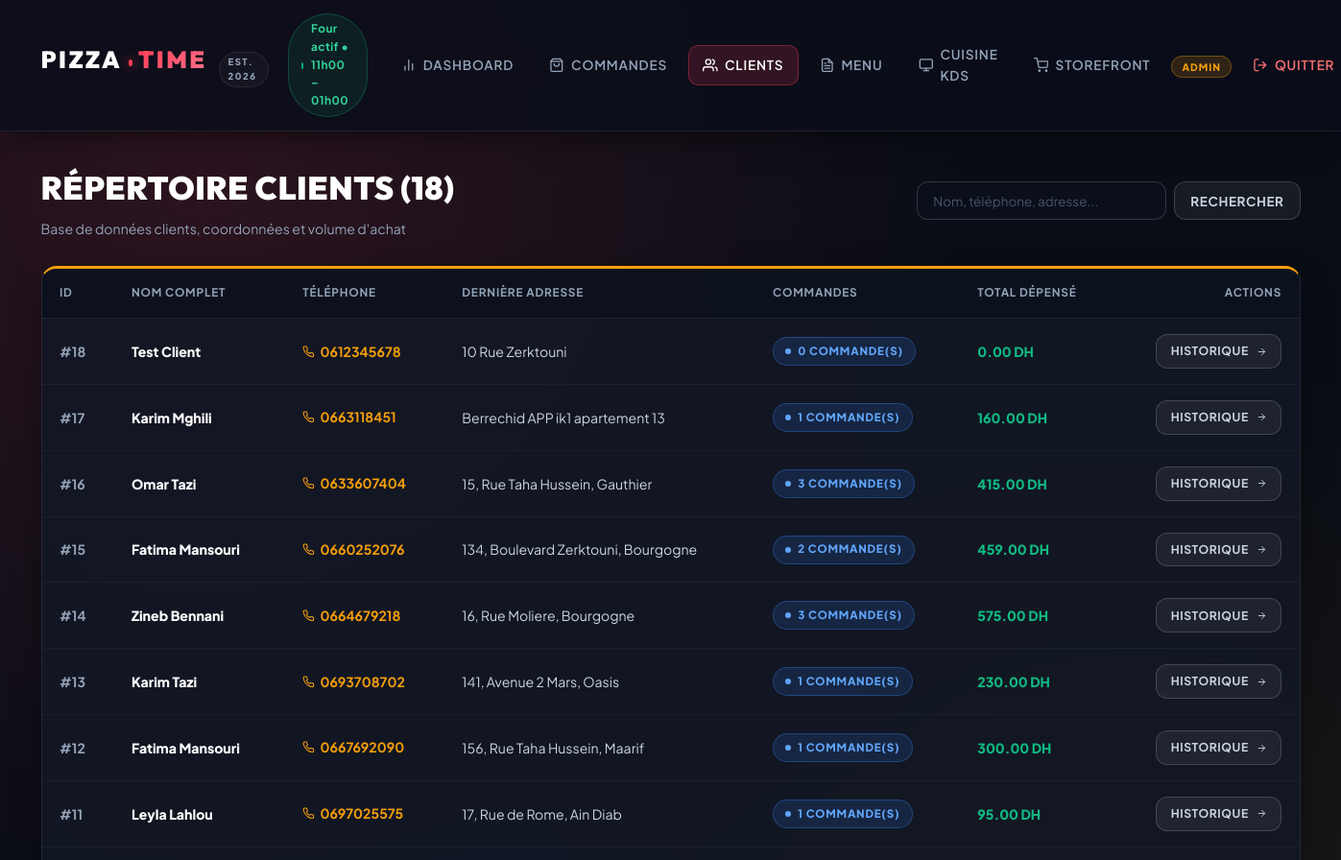
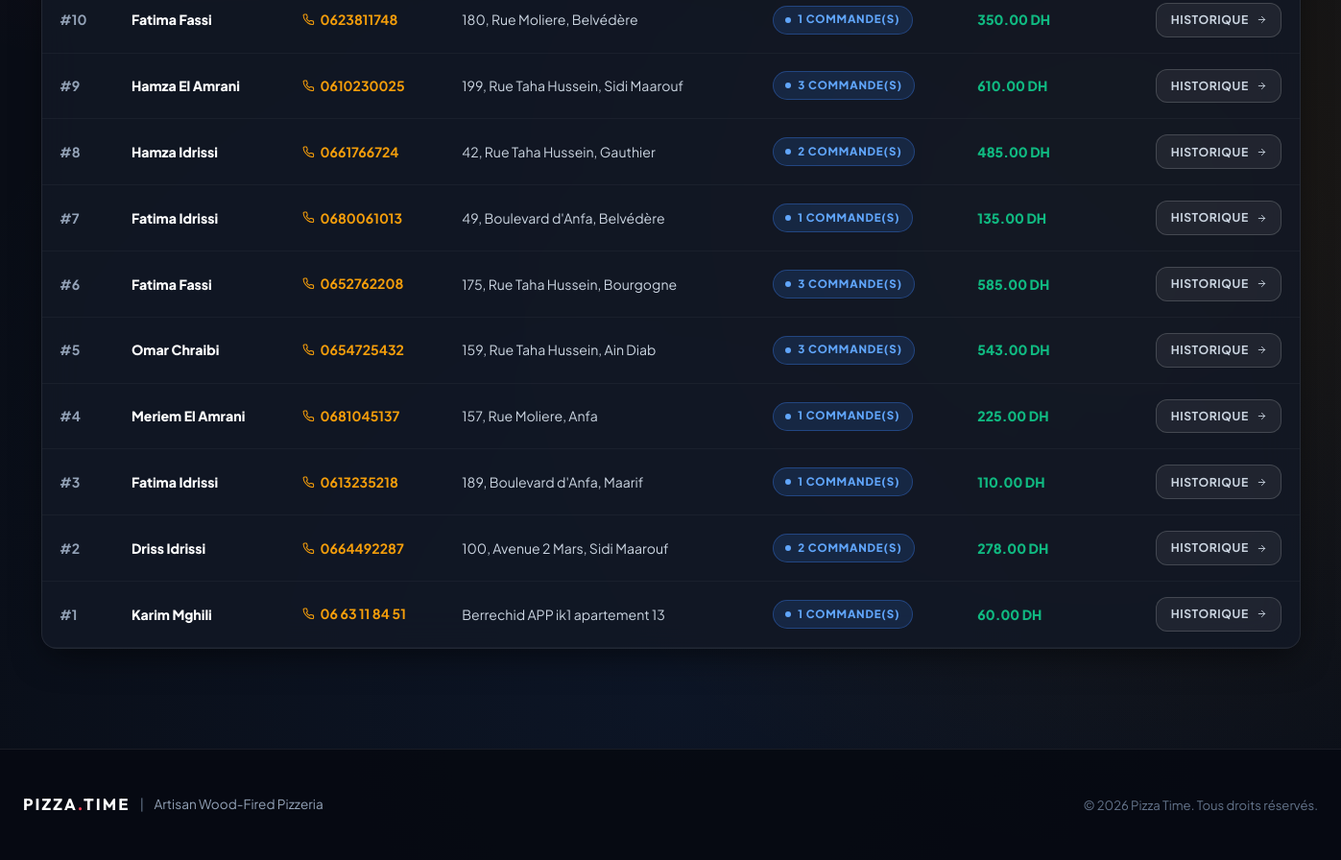
The app's page /admin/clients (signed in) with its own data (2 pictures, top to bottom).
### models.py (models this page shows, shortened)
class Client(db.Model):
    id = db.Column(db.Integer, primary_key=True)
    user_id = db.Column(db.Integer, db.ForeignKey('user.id'), nullable=False)
    full_name = db.Column(db.String(100))
    phone = db.Column(db.String(20))
    address = db.Column(db.String(200))
    orders = db.relationship('Commande', backref='client', lazy=True, order_by='Commande.created_at.desc()')
    @property
    def total_spent(self):
        return sum(o.total_price for o in self.orders if o.status != 'Cancelled')

class Commande(db.Model):
    id = db.Column(db.Integer, primary_key=True)
    client_id = db.Column(db.Integer, db.ForeignKey('client.id'), nullable=False)
    status = db.Column(db.String(20), default='New')  # 'New', 'Confirmed', 'Preparing', 'Done', 'Cancelled'
    order_type = db.Column(db.String(20))  # 'Delivery', 'Pickup'
    total_price = db.Column(db.Float, nullable=False)
    created_at = db.Column(db.DateTime, default=datetime.utcnow)
    items = db.relationship('OrderItem', backref='commande', lazy=True, cascade='all, delete-orphan')
    payment = db.relationship('Paiement', backref='commande', uselist=False, cascade='all, delete-orphan')
    delivery_info = db.relationship('PizzaLivraison', backref='commande', uselist=False, cascade='all, delete-orphan')
    facture = db.relationship('Facture', backref='commande', uselist=False, cascade='all, delete-orphan')

### app.py (the view, shortened to what this page needs)
@app.route('/admin/clients')
@login_required
def admin_clients():
    if current_user.role != 'admin':
        return "Accès refusé", 403
    search_query = request.args.get('q', '').strip()
    query = Client.query
    clients = query.order_by(Client.id.desc()).all()
    return render_template('admin/clients.html', clients=clients, search_query=search_query)

### app.py (called while the page is built)
@login_manager.user_loader
def load_user(user_id):
    try:
        return db.session.get(User, int(user_id))
    except (ValueError, TypeError):
        return None

### templates/admin/clients.html (shortened to what this page needs)
{% extends "base.html" %}
{% block content %}
<div style="display: flex; justify-content: space-between; align-items: center; margin-bottom: 1.75rem; flex-wrap: wrap; gap: 1rem;">
    <div>
        <h1 style="margin: 0; text-align: left; font-size: 2.1rem; letter-spacing: 0.5px;">Répertoire Clients ({{ clients|length }})</h1>
        <p style="margin: 0.25rem 0 0; color: var(--text-muted); font-size: 0.88rem;">Base de données clients, coordonnées et volume d'achat</p>
    </div>
    <form method="GET" action="{{ url_for('admin_clients') }}" style="display: flex; gap: 0.5rem;">
        <input type="search" name="q" value="{{ search_query or '' }}" class="search-input" placeholder="Nom, téléphone, adresse..." style="width: 260px; padding: 0.65rem 1rem; font-size: 0.84rem;">
        <button type="submit" class="btn-secondary" style="padding: 0.65rem 1rem;">Rechercher</button>
    </form>
</div>
<div class="card" style="padding: 0; overflow: hidden; border-top: 3px solid var(--accent-color);">
    <div style="overflow-x: auto;">
        <table class="data-table">
            <thead>
                <tr>
                    <th>ID</th>
                    <th>Nom Complet</th>
                    <th>Téléphone</th>
                    <th>Dernière Adresse</th>
                    <th>Commandes</th>
                    <th>Total Dépensé</th>
                    <th style="text-align: right;">Actions</th>
                </tr>
            </thead>
            <tbody>
                {% for client in clients %}
                <tr>
                    <td style="color: var(--text-muted); font-weight: 700;">#{{ client.id }}</td>
                    <td style="font-weight: 800; color: #fff;">{{ client.full_name }}</td>
                    <td>
                        <a href="tel:{{ client.phone }}" style="color: var(--accent-color); text-decoration: none; font-weight: 700; display: inline-flex; align-items: center; gap: 0.35rem;">
                            <span>{{ client.phone }}</span>
                        </a>
                    </td>
                    <td style="color: #cbd5e1;">{{ client.address if client.address else 'À emporter uniquement' }}</td>
                    <td>
                        <span class="status-badge status-Confirmed">{{ client.orders|length }} commande(s)</span>
                    </td>
                    <td style="font-weight: 800; color: var(--success);">
                        {{ "%.2f"|format(client.total_spent) }} DH
                    </td>
                    <td style="text-align: right;">
                        <a href="{{ url_for('admin_orders', client_id=client.id) }}" class="btn btn-secondary" style="padding: 0.45rem 0.9rem; font-size: 0.76rem;">
                            <span>Historique</span>
                            <svg class="icon icon-sm" viewBox="0 0 24 24"><line x1="5" y1="12" x2="19" y2="12"></line><polyline points="12 5 19 12 12 19"></polyline></svg>
                        </a>
                    </td>
                </tr>
                {% else %}
                <tr>
                    <td colspan="7" style="text-align: center; padding: 2.5rem; color: var(--text-muted);">Aucun client enregistré.</td>
                </tr>
                {% endfor %}
            </tbody>
        </table>
    </div>
</div>
{% endblock %}

### records on screen
Client: id "18", full_name "Test Client", phone "0612345678", address "10 Rue Zerktouni", orders|length "0", total_spent "0.00"
Client: id "17", full_name "Karim Mghili", phone "0663118451", address "Berrechid APP ik1 apartement 13", orders|length "1"
Commande: total_spent "160.00"
Client: id "16", full_name "Omar Tazi", phone "0633607404", address "15, Rue Taha Hussein, Gauthier", orders|length "3"
Commande: total_spent "415.00"
Client: id "15", full_name "Fatima Mansouri", phone "0660252076", address "134, Boulevard Zerktouni, Bourgogne", orders|length "2"
Commande: total_spent "459.00"
Client: id "14", full_name "Zineb Bennani", phone "0664679218", address "16, Rue Moliere, Bourgogne", orders|length "3"
Commande: total_spent "575.00"
Client: id "13", full_name "Karim Tazi", phone "0693708702", address "141, Avenue 2 Mars, Oasis", orders|length "1"
Commande: total_spent "230.00"
Client: id "12", full_name "Fatima Mansouri", phone "0667692090", address "156, Rue Taha Hussein, Maarif", orders|length "1"
Commande: total_spent "300.00"
Client: id "11", full_name "Leyla Lahlou", phone "0697025575", address "17, Rue de Rome, Ain Diab", orders|length "1"
Commande: total_spent "95.00"
Client: id "10", full_name "Fatima Fassi", phone "0623811748", address "180, Rue Moliere, Belvédère", orders|length "1"
Commande: total_spent "350.00"
Client: id "9", full_name "Hamza El Amrani", phone "0610230025", address "199, Rue Taha Hussein, Sidi Maarouf", orders|length "3"
Commande: total_spent "610.00"
Client: id "8", full_name "Hamza Idrissi", phone "0661766724", address "42, Rue Taha Hussein, Gauthier", orders|length "2"
Commande: total_spent "485.00"
Client: id "7", full_name "Fatima Idrissi", phone "0680061013", address "49, Boulevard d'Anfa, Belvédère", orders|length "1"
Commande: total_spent "135.00"
Client: id "6", full_name "Fatima Fassi", phone "0652762208", address "175, Rue Taha Hussein, Bourgogne", orders|length "3"
Commande: total_spent "585.00"
Client: id "5", full_name "Omar Chraibi", phone "0654725432", address "159, Rue Taha Hussein, Ain Diab", orders|length "3"
Commande: total_spent "543.00"
Client: id "4", full_name "Meriem El Amrani", phone "0681045137", address "157, Rue Moliere, Anfa", orders|length "1"
Commande: total_spent "225.00"
Client: id "3", full_name "Fatima Idrissi", phone "0613235218", address "189, Boulevard d'Anfa, Maarif", orders|length "1"
Commande: total_spent "110.00"
Client: id "2", full_name "Driss Idrissi", phone "0664492287", address "100, Avenue 2 Mars, Sidi Maarouf", orders|length "2"
Commande: total_spent "278.00"
Client: id "1", full_name "Karim Mghili", phone "06 63 11 84 51", address "Berrechid APP ik1 apartement 13", orders|length "1"
Commande: total_spent "60.00"

### other values on screen
{{ clients|length }} "18"
